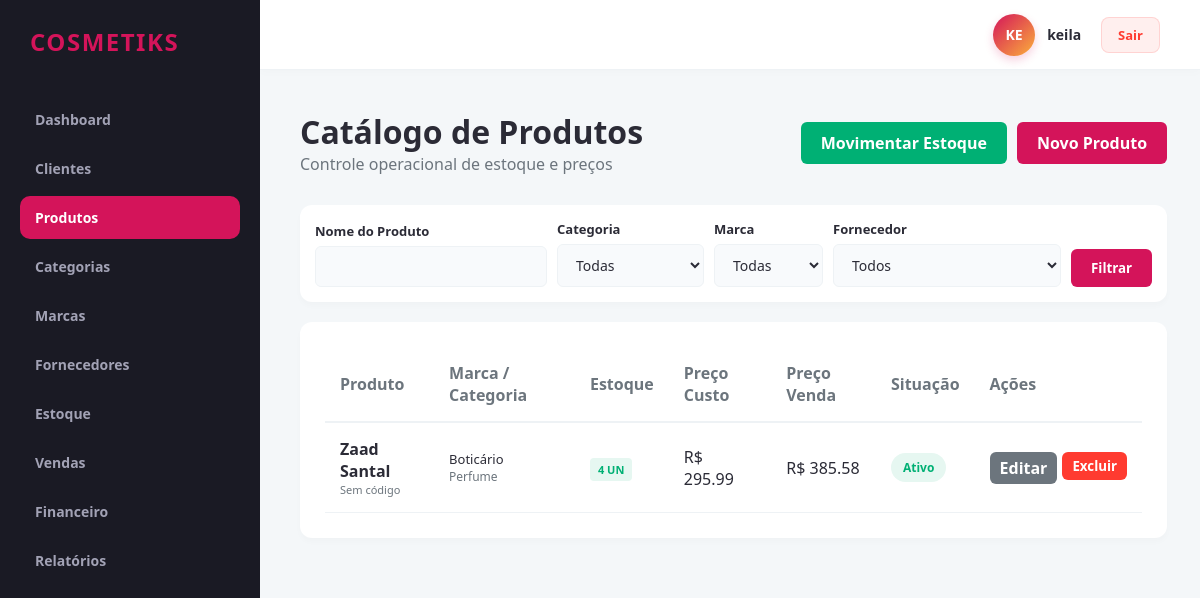
The page /produtos/ (signed in) on the database its author committed.
### app/models/produto.py (models this page shows)
class Produto(db.Model):
    __tablename__ = 'produtos'
    id = db.Column(db.Integer, primary_key=True)
    revendedor_id = db.Column(db.Integer, db.ForeignKey('revendedores.id'), nullable=False)
    categoria_id = db.Column(db.Integer, db.ForeignKey('categorias.id'), nullable=False)
    marca_id = db.Column(db.Integer, db.ForeignKey('marcas.id'), nullable=False)
    fornecedor_id = db.Column(db.Integer, db.ForeignKey('fornecedores.id'), nullable=False)
    nome = db.Column(db.String(150), nullable=False)
    codigo_barras = db.Column(db.String(50), nullable=True)
    descricao = db.Column(db.Text, nullable=True)
    quantidade_estoque = db.Column(db.Integer, default=0, nullable=False)
    estoque_minimo = db.Column(db.Integer, default=0, nullable=False)
    preco_custo = db.Column(db.Numeric(10, 2), nullable=False)
    preco_venda = db.Column(db.Numeric(10, 2), nullable=False)
    data_compra = db.Column(db.Date, nullable=True)
    situacao = db.Column(db.String(20), default='Ativo')
    movimentacoes_estoque = db.relationship('Estoque', backref='produto', lazy=True)

### app/models/marca.py (models this page shows)
class Marca(db.Model):
    __tablename__ = 'marcas'
    id = db.Column(db.Integer, primary_key=True)
    revendedor_id = db.Column(db.Integer, db.ForeignKey('revendedores.id'), nullable=False)
    nome = db.Column(db.String(100), nullable=False)
    descricao = db.Column(db.Text, nullable=True)
    produtos = db.relationship('Produto', backref='marca', lazy=True)

### app/models/categoria.py (models this page shows)
class Categoria(db.Model):
    __tablename__ = 'categorias'
    id = db.Column(db.Integer, primary_key=True)
    revendedor_id = db.Column(db.Integer, db.ForeignKey('revendedores.id'), nullable=False)
    nome = db.Column(db.String(100), nullable=False)
    descricao = db.Column(db.Text, nullable=True)
    produtos = db.relationship('Produto', backref='categoria', lazy=True)

### app/controllers/produto_controller.py (the view)
@produto_bp.route('/')
@revendedor_required
def index():
    revendedor_id = session.get('revendedor_id')
    nome = request.args.get('nome')
    categoria_id = request.args.get('categoria_id')
    marca_id = request.args.get('marca_id')
    fornecedor_id = request.args.get('fornecedor_id')
    lista = produto_service.buscar_com_filtros(revendedor_id, nome, categoria_id, marca_id, fornecedor_id)
    categorias = categoria_service.listar_todas(revendedor_id)
    marcas = marca_service.listar_todas(revendedor_id)
    fornecedores = fornecedor_service.listar_todos(revendedor_id)
    return render_template('produtos/index.html', produtos=lista, categorias=categorias, marcas=marcas, fornecedores=fornecedores)

### app/controllers/produto_controller.py (called while the page is built)
def revendedor_required(f):
    @wraps(f)
    def decorated_function(*args, **kwargs):
        if not session.get('usuario_logado') or session.get('is_admin'):
            flash('Acesso restrito a revendedores autenticados.', 'danger')
            return redirect(url_for('auth.login'))
        return f(*args, **kwargs)
    return decorated_function

### app/repositories/categoria_repository.py (called while the page is built)
    def get_todas_ordenadas(self, revendedor_id):
        return self.model.query.filter_by(revendedor_id=revendedor_id).order_by(self.model.nome.asc()).all()

### app/repositories/fornecedor_repository.py (called while the page is built)
    def get_todos_ordenados(self, revendedor_id):
        return self.model.query.filter_by(revendedor_id=revendedor_id).order_by(self.model.nome.asc()).all()

### app/repositories/marca_repository.py (called while the page is built)
    def get_todas_ordenadas(self, revendedor_id):
        return self.model.query.filter_by(revendedor_id=revendedor_id).order_by(self.model.nome.asc()).all()

### app/repositories/produto_repository.py (called while the page is built)
    def buscar_com_filtros(self, revendedor_id, nome=None, categoria_id=None, marca_id=None, fornecedor_id=None):
        query = self.model.query.filter_by(revendedor_id=revendedor_id)
        if nome:
            query = query.filter(self.model.nome.ilike(f'%{nome}%'))
        if categoria_id:
            query = query.filter_by(categoria_id=categoria_id)
        if marca_id:
            query = query.filter_by(marca_id=marca_id)
        if fornecedor_id:
            query = query.filter_by(fornecedor_id=fornecedor_id)
        return query.order_by(self.model.nome.asc()).all()

### app/services/categoria_service.py (called while the page is built)
    def listar_todas(self, revendedor_id):
        return self.categoria_repo.get_todas_ordenadas(revendedor_id)

### app/services/fornecedor_service.py (called while the page is built)
    def listar_todos(self, revendedor_id):
        return self.fornecedor_repo.get_todos_ordenados(revendedor_id)

### app/services/marca_service.py (called while the page is built)
    def listar_todas(self, revendedor_id):
        return self.marca_repo.get_todas_ordenadas(revendedor_id)

### app/services/produto_service.py (called while the page is built)
    def buscar_com_filtros(self, revendedor_id, nome=None, categoria_id=None, marca_id=None, fornecedor_id=None):
        return self.produto_repo.buscar_com_filtros(revendedor_id, nome, categoria_id, marca_id, fornecedor_id)

### app/templates/produtos/index.html (shortened to what this page needs)
{% extends 'base.html' %}
{% block content %}
<div class="header-panel">
    <div>
        <h1>Catálogo de Produtos</h1>
        <p style="color: var(--text-muted);">Controle operacional de estoque e preços</p>
    </div>
    <div style="display: flex; gap: 10px;">
        <a href="{{ url_for('estoque.movimentar') }}" class="btn btn-success">Movimentar Estoque</a>
        <a href="{{ url_for('produto.novo') }}" class="btn btn-primary">Novo Produto</a>
    </div>
</div>
<div class="data-table-container" style="margin-bottom: 20px; padding: 15px;">
    <form method="GET" action="{{ url_for('produto.index') }}" style="display: grid; grid-template-columns: 2fr 1fr 1fr 1fr auto; gap: 10px; align-items: end;">
        <div class="form-group">
            <label class="form-label">Nome do Produto</label>
            <input type="text" name="nome" class="form-control" value="{{ request.args.get('nome', '') }}">
        </div>
        <div class="form-group">
            <label class="form-label">Categoria</label>
            <select name="categoria_id" class="form-control">
                <option value="">Todas</option>
            </select>
        </div>
        <div class="form-group">
            <label class="form-label">Marca</label>
            <select name="marca_id" class="form-control">
                <option value="">Todas</option>
            </select>
        </div>
        <div class="form-group">
            <label class="form-label">Fornecedor</label>
            <select name="fornecedor_id" class="form-control">
                <option value="">Todos</option>
            </select>
        </div>
        <button type="submit" class="btn btn-primary">Filtrar</button>
    </form>
</div>
<div class="data-table-container">
    <table class="data-table">
        <thead>
            <tr>
                <th>Produto</th>
                <th>Marca / Categoria</th>
                <th>Estoque</th>
                <th>Preço Custo</th>
                <th>Preço Venda</th>
                <th>Situação</th>
                <th>Ações</th>
            </tr>
        </thead>
        <tbody>
            {% for p in produtos %}
            <tr>
                <td>
                    <strong>{{ p.nome }}</strong>
                    <div style="font-size: 11px; color: var(--text-muted);">{{ p.codigo_barras or 'Sem código' }}</div>
                </td>
                <td>
                    <div style="font-size: 13px;">{{ p.marca.nome }}</div>
                    <div style="font-size: 12px; color: var(--text-muted);">{{ p.categoria.nome }}</div>
                </td>
                <td>
                    <span class="badge-stock {% if p.quantidade_estoque <= p.estoque_minimo %}critical{% else %}normal{% endif %}">
                        {{ p.quantidade_estoque }} un
                    </span>
                </td>
                <td>R$ {{ "%.2f"|format(p.preco_custo) }}</td>
                <td>R$ {{ "%.2f"|format(p.preco_venda) }}</td>
                <td><span class="badge-status {{ p.situacao|lower }}">{{ p.situacao }}</span></td>
                <td>
                    <div style="display: flex; gap: 5px;">
                        <a href="{{ url_for('produto.editar', id_produto=p.id) }}" class="btn btn-primary" style="padding: 5px 10px; background: #6c757d;">Editar</a>
                        <form action="{{ url_for('produto.excluir', id_produto=p.id) }}" method="POST" onsubmit="return confirm('Deseja remover este produto?')">
                            <button type="submit" class="btn btn-danger" style="padding: 5px 10px;">Excluir</button>
                        </form>
                    </div>
                </td>
            </tr>
            {% endfor %}
        </tbody>
    </table>
</div>
{% endblock %}

### app/static/css/main.css (style rules this page uses)
:root { --primary-color: #d4145a; --secondary-color: #fbb03b; --dark-bg: #1a1a24; --card-bg: #ffffff; --text-main: #2b2b36; --text-muted: #6c757d; --border-color: #eef2f5; --success: #00b074; --danger: #ff3b30; --warning: #ffcc00; }
* { margin: 0; padding: 0; box-sizing: border-box; font-family: 'Segoe UI', Tahoma, Geneva, Verdana, sans-serif; }
body { background-color: #f4f7f9; color: var(--text-main); display: flex; min-height: 100vh; }
.header-panel { display: flex; justify-content: space-between; align-items: center; margin-bottom: 30px; }
.data-table-container { background: var(--card-bg); border-radius: 12px; padding: 25px; box-shadow: 0 4px 6px rgba(0,0,0,0.02); overflow-x: auto; }
.data-table { width: 100%; border-collapse: collapse; text-align: left; }
.data-table th { padding: 15px; border-bottom: 2px solid var(--border-color); color: var(--text-muted); font-weight: 600; }
.data-table td { padding: 15px; border-bottom: 1px solid var(--border-color); }
.btn { padding: 10px 20px; border-radius: 6px; border: none; font-weight: 600; cursor: pointer; transition: background 0.2s; text-decoration: none; display: inline-block; }
.btn-primary { background: var(--primary-color); color: #fff; }
.btn-success { background: var(--success); color: #fff; }
.btn-danger { background: var(--danger); color: #fff; }

### app/static/css/components.css (style rules this page uses)
.form-group { display: flex; flex-direction: column; gap: 6px; }
.form-label { font-size: 13px; font-weight: 600; color: var(--text-main); }
.form-control { padding: 10px 14px; border: 1px solid #eef2f5; border-radius: 6px; background-color: #f8fafc; font-size: 14px; color: var(--text-main); transition: all 0.2s; }
.badge-status { padding: 6px 12px; border-radius: 20px; font-size: 12px; font-weight: 600; display: inline-block; }
.badge-status.ativo { background-color: #e6f7f1; color: var(--success); }

### app/static/css/dashboard.css (style rules this page uses)
.badge-stock { padding: 4px 8px; border-radius: 4px; font-size: 11px; font-weight: 700; text-transform: uppercase; }
.badge-stock.normal { background-color: #e6f7f1; color: #00b074; }

### rows shown on the page
Produto: nome "Zaad Santal", codigo_barras "Sem código", marca.nome "Boticário", categoria.nome "Perfume", quantidade_estoque "4", preco_custo "295.99", preco_venda "385.58", situacao "Ativo"

### other values the page prints
{{ saas_name }} "COSMETIKS"
{{ username_raw[:2]|upper }} "KE"
{{ username_raw }} "keila"
